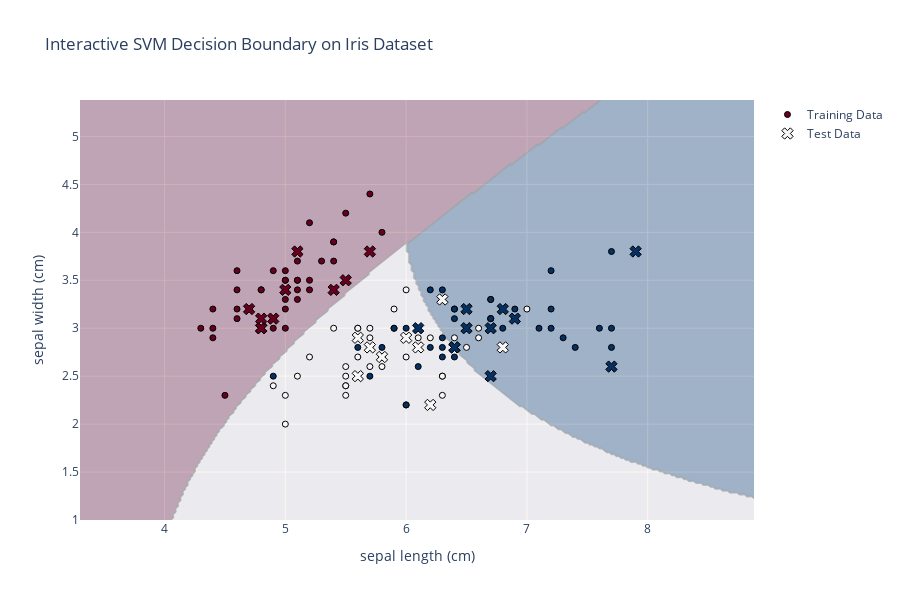

Notebook source saved alongside this figure:
### Code cell
import numpy as np
import plotly.graph_objects as go
from sklearn.model_selection import train_test_split
from sklearn.svm import SVC
from sklearn.datasets import load_iris

# Load the Iris dataset
iris = load_iris()
X = iris.data[:, :2]  # First two features for 2D plotting
y = iris.target

# Split into training and testing
X_train, X_test, y_train, y_test = train_test_split(
    X, y, 
    test_size=0.2, 
    random_state=42
)

# Train SVM model
svm = SVC(kernel='poly')
svm.fit(X_train, y_train)

# Create meshgrid for decision boundary
x_min, x_max = X[:, 0].min() - 1, X[:, 0].max() + 1
y_min, y_max = X[:, 1].min() - 1, X[:, 1].max() + 1
xx, yy = np.meshgrid(
    np.arange(x_min, x_max, 0.02),
    np.arange(y_min, y_max, 0.02)
)

# Predict on meshgrid
Z = svm.predict(np.c_[xx.ravel(), yy.ravel()])
Z = Z.reshape(xx.shape)

# Plotly figure
fig = go.Figure()

# Add decision boundary as heatmap
fig.add_trace(go.Contour(
    x=np.arange(x_min, x_max, 0.02),
    y=np.arange(y_min, y_max, 0.02),
    z=Z,
    showscale=False,
    colorscale='RdBu',
    opacity=0.3,
    hoverinfo='skip'
))

# Add training data points
fig.add_trace(go.Scatter(
    x=X_train[:, 0],
    y=X_train[:, 1],
    mode='markers',
    marker=dict(
        color=y_train,
        colorscale='RdBu',
        line=dict(color='black', width=1)
    ),
    name='Training Data'
))

# Add test data points
fig.add_trace(go.Scatter(
    x=X_test[:, 0],
    y=X_test[:, 1],
    mode='markers',
    marker=dict(
        color=y_test,
        symbol='x',
        size=10,
        colorscale='RdBu',
        line=dict(color='black', width=1)
    ),
    name='Test Data'
))

# Update layout
fig.update_layout(
    title='Interactive SVM Decision Boundary on Iris Dataset',
    xaxis_title=iris.feature_names[0],
    yaxis_title=iris.feature_names[1],
    width=900,
    height=600
)

# Show the figure
fig.show()

### Figure 1 — Plotly figure (JSON) as saved in the notebook; plotly's stock layout.template omitted (floating-point values rounded to 4 significant figures; data arrays with more than 128 entries replaced by an {"elided": "..."} marker saying what was removed)
{"data": [{"colorscale": [[0, "rgb(103,0,31)"], [0.1, "rgb(178,24,43)"], [0.2, "rgb(214,96,77)"], [0.3, "rgb(244,165,130)"], [0.4, "rgb(253,219,199)"], [0.5, "rgb(247,247,247)"], [0.6, "rgb(209,229,240)"], [0.7, "rgb(146,197,222)"], [0.8, "rgb(67,147,195)"], [0.9, "rgb(33,102,172)"], [1, "rgb(5,48,97)"]], "hoverinfo": "skip", "opacity": 0.3, "showscale": false, "type": "contour", "x": {"elided": "280 float values"}, "y": {"elided": "220 float values"}, "z": {"elided": "220x280 int values"}}, {"marker": {"color": [0, 0, 1, 0, 0, 2, 1, 0, 0, 0, 2, 1, 1, 0, 0, 1, 2, 2, 1, 2, 1, 2, 1, 0, 2, 1, 0, 0, 0, 1, 2, 0, 0, 0, 1, 0, 1, 2, 0, 1, 2, 0, 2, 2, 1, 1, 2, 1, 0, 1, 2, 0, 0, 1, 1, 0, 2, 0, 0, 1, 1, 2, 1, 2, 2, 1, 0, 0, 2, 2, 0, 0, 0, 1, 2, 0, 2, 2, 0, 1, 1, 2, 1, 2, 0, 2, 1, 2, 1, 1, 1, 0, 1, 1, 0, 1, 2, 2, 0, 1, 2, 2, 0, 2, 0, 1, 2, 2, 1, 2, 1, 1, 2, 2, 0, 1, 2, 0, 1, 2], "colorscale": [[0, "rgb(103,0,31)"], [0.1, "rgb(178,24,43)"], [0.2, "rgb(214,96,77)"], [0.3, "rgb(244,165,130)"], [0.4, "rgb(253,219,199)"], [0.5, "rgb(247,247,247)"], [0.6, "rgb(209,229,240)"], [0.7, "rgb(146,197,222)"], [0.8, "rgb(67,147,195)"], [0.9, "rgb(33,102,172)"], [1, "rgb(5,48,97)"]], "line": {"color": "black", "width": 1}}, "mode": "markers", "name": "Training Data", "type": "scatter", "x": [4.6, 5.7, 6.7, 4.8, 4.4, 6.3, 6.4, 5.2, 5.0, 5.2, 5.8, 6.0, 6.7, 5.4, 5.4, 5.5, 6.3, 6.4, 6.6, 7.2, 5.7, 7.6, 5.6, 5.1, 7.7, 5.8, 5.2, 5.0, 5.1, 5.0, 6.3, 4.8, 5.0, 5.1, 5.6, 5.1, 5.7, 7.7, 4.6, 6.2, 5.7, 5.5, 6.0, 5.8, 6.0, 5.4, 6.2, 5.5, 5.4, 5.0, 6.4, 5.0, 5.0, 5.5, 6.7, 4.9, 5.8, 5.0, 5.0, 5.9, 5.1, 6.9, 6.0, 6.1, 7.7, 5.5, 4.4, 4.3, 6.0, 7.2, 4.6, 5.1, 4.4, 6.3, 6.3, 4.6, 6.8, 6.3, 4.7, 6.1, 6.5, 6.2, 7.0, 6.4, 5.1, 6.9, 5.9, 6.5, 5.7, 5.2, 6.1, 4.5, 6.6, 5.5, 5.3, 5.6, 7.3, 6.7, 5.1, 4.9, 6.7, 7.2, 4.9, 6.7, 4.9, 6.9, 7.4, 6.3, 5.7, 6.5, 6.3, 6.4, 5.6, 5.9, 5.4, 6.1, 4.9, 5.8, 5.8, 7.1], "y": [3.6, 4.4, 3.1, 3.4, 3.2, 2.5, 3.2, 3.5, 3.6, 4.1, 2.7, 3.4, 3.1, 3.9, 3.7, 2.4, 2.8, 3.1, 3.0, 3.6, 2.9, 3.0, 3.0, 3.5, 2.8, 2.7, 3.4, 3.5, 3.8, 2.0, 2.7, 3.4, 3.0, 3.3, 2.7, 3.4, 3.0, 3.8, 3.2, 2.9, 2.5, 4.2, 3.0, 2.7, 2.2, 3.0, 3.4, 2.3, 3.9, 2.3, 2.7, 3.3, 3.2, 2.4, 3.0, 3.1, 2.8, 3.4, 3.5, 3.2, 2.5, 3.2, 2.7, 2.6, 3.0, 2.5, 2.9, 3.0, 2.2, 3.2, 3.1, 3.5, 3.0, 2.5, 3.4, 3.4, 3.0, 3.3, 3.2, 2.9, 2.8, 2.8, 3.2, 3.2, 3.8, 3.1, 3.0, 3.0, 2.6, 2.7, 3.0, 2.3, 2.9, 2.6, 3.7, 3.0, 2.9, 3.3, 3.7, 2.4, 3.3, 3.0, 3.6, 3.1, 3.0, 3.1, 2.8, 2.9, 2.8, 3.0, 2.3, 2.9, 2.8, 3.0, 3.4, 2.8, 2.5, 4.0, 2.6, 3.0]}, {"marker": {"color": [1, 0, 2, 1, 1, 0, 1, 2, 1, 1, 2, 0, 0, 0, 0, 1, 2, 1, 1, 2, 0, 2, 0, 2, 2, 2, 2, 2, 0, 0], "colorscale": [[0, "rgb(103,0,31)"], [0.1, "rgb(178,24,43)"], [0.2, "rgb(214,96,77)"], [0.3, "rgb(244,165,130)"], [0.4, "rgb(253,219,199)"], [0.5, "rgb(247,247,247)"], [0.6, "rgb(209,229,240)"], [0.7, "rgb(146,197,222)"], [0.8, "rgb(67,147,195)"], [0.9, "rgb(33,102,172)"], [1, "rgb(5,48,97)"]], "line": {"color": "black", "width": 1}, "size": 10, "symbol": "x"}, "mode": "markers", "name": "Test Data", "type": "scatter", "x": [6.1, 5.7, 7.7, 6.0, 6.8, 5.4, 5.6, 6.9, 6.2, 5.8, 6.5, 4.8, 5.5, 4.9, 5.1, 6.3, 6.5, 5.6, 5.7, 6.4, 4.7, 6.1, 5.0, 6.4, 7.9, 6.7, 6.7, 6.8, 4.8, 4.8], "y": [2.8, 3.8, 2.6, 2.9, 2.8, 3.4, 2.9, 3.1, 2.2, 2.7, 3.2, 3.0, 3.5, 3.1, 3.8, 3.3, 3.0, 2.5, 2.8, 2.8, 3.2, 3.0, 3.4, 2.8, 3.8, 3.0, 2.5, 3.2, 3.0, 3.1]}], "layout": {"height": 600, "title": {"text": "Interactive SVM Decision Boundary on Iris Dataset"}, "width": 900, "xaxis": {"title": {"text": "sepal length (cm)"}}, "yaxis": {"title": {"text": "sepal width (cm)"}}}}
